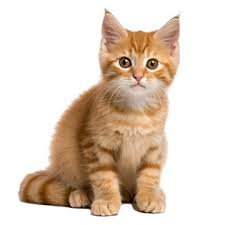
#> input picture images/imageb.png, 225 x 225 px
$ python image_gradient.py
#> lines starting #> are read from the running program, lines starting #| are printed output that depends on the picture; after the words box and inside, x2 and y2 are one past the last pixel; in counts of white or black regions, pixels touching at a corner belong together
import cv2
import numpy as np


def make_gaussian(size, sigma):
    half = int(size) // 2
    gaussian = np.zeros((size, size))
    for i in range(size):
        for j in range(size):
            x = i - half
            y = j - half
            gaussian[i, j] = np.exp(-(x**2 + y**2) / (2 * sigma**2)) / (2 * np.pi * sigma**2)
    return gaussian

def to_gray(img):
    gray = np.zeros((img.shape[0], img.shape[1]), np.uint8)
    for i in range(img.shape[0]):
        for j in range(img.shape[1]):
            gray[i, j] = min(max(0.2989 * img[i, j, 0] + 0.5870 * img[i, j, 1] + 0.1140 * img[i, j, 2], 0), 255)
    return gray

def blur_gaussian(img, size=5, sigma=1):
    gray = to_gray(img)
    kernel = make_gaussian(size, sigma)
    return cv2.filter2D(gray, -1, kernel)

def x_filter(size):
    f = np.zeros(size)
    f[size[0]//2, 0] = -1
    f[size[0]//2, -1] = 1
    return f

def y_filter(size):
    f = np.zeros(size)
    f[0, size[1]//2] = -1
    f[-1, size[1]//2] = 1
    return f

def pad_img(img):
    return np.pad(img, ((1,1),(1,1)), 'constant')

def convolve(img, kernel):
    h, w = img.shape[0] - kernel.shape[0] + 1, img.shape[1] - kernel.shape[1] + 1
    result = np.zeros((h, w))
    for i in range(h):
        for j in range(w):
            result[i, j] = np.sum(img[i:i+kernel.shape[0], j:j+kernel.shape[1]] * kernel)
    return result

def process_image(filename):
#> called with filename = 'images/imageb.png'
    img = cv2.imread(filename)
#> img is the input picture: shape (225, 225, 3); mean B, G, R 194.6, 209, 224.8
    blurred = blur_gaussian(img)
#> after the loop in to_gray, `for i in range(img.shape[0]):`:
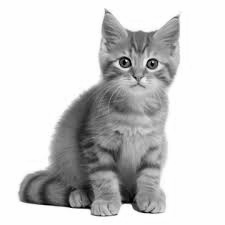
#> gray: shape (225, 225); min 1, max 254, mean 205.7
    gray = to_gray(img)

    Ix = convolve(pad_img(gray), x_filter((3,3)))
#> in pad_img, `return np.pad(img, ((1,1),(1,1)), 'constant')`:
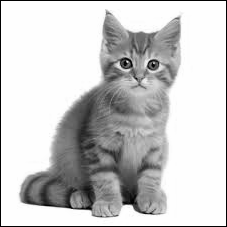
#> returned value: shape (227, 227); min 0, max 254, mean 202.1
#> in x_filter, `f = np.zeros(size)`: f = [[0, 0, 0], [0, 0, 0], [0, 0, 0]]
#> in convolve, `h, w = img.shape[0] - kernel.shape[0] + 1, img.shape[1] - kernel.shape..`: h = 225
#> after the loop in convolve, `for i in range(h):`:
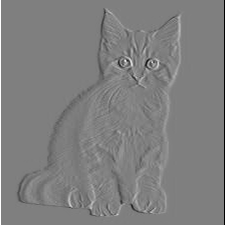
#> result: shape (225, 225) float64; min -254, max 254, mean 0; drawn with min black and max white
    Iy = convolve(pad_img(gray), y_filter((3,3)))
#> in y_filter, `f = np.zeros(size)`: f = [[0, 0, 0], [0, 0, 0], [0, 0, 0]]
#> after the loop in convolve (call 2), `for i in range(h):`:
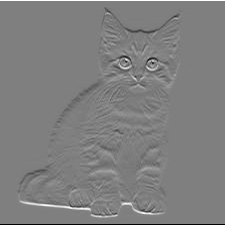
#> result: shape (225, 225) float64; min -254, max 254, mean 0; drawn with min black and max white

    magnitude = np.sqrt(Ix**2 + Iy**2)
    magnitude[magnitude <= 66] = 0
    phase = np.arctan2(Iy, Ix)
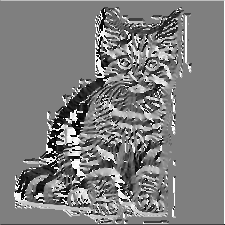
#> phase: shape (225, 225) float64; min -3.13, max 3.14, mean -0.0117; drawn with min black and max white
    phase_deg = np.degrees(phase)
    phase_deg[phase_deg <= 10] = 0

    cv2.imshow('Original', img)
    cv2.imshow('Gray', gray)
    cv2.imwrite('images/gray.png', gray)
    cv2.imshow('Blurred', blurred)
    cv2.imwrite('images/blurred.png', blurred)
    # [4 lines of commented-out code are left out]
    cv2.imshow('Magnitude', magnitude)
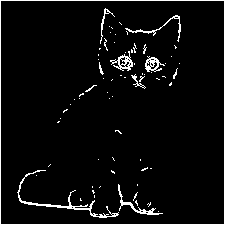
#> window 'Magnitude': shape (225, 225); 4.7% white in thin lines or dots
    cv2.imwrite('images/magnitude.png', magnitude)
    cv2.imshow('Phase', phase_deg)
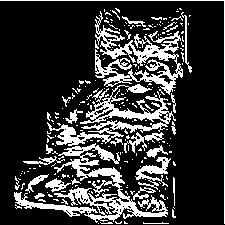
#> window 'Phase': shape (225, 225); 21.4% white; 229 white regions (198 under 20 px), largest, box (x1, y1, x2, y2) and area: (14, 143, 168, 223) 2920, (95, 11, 183, 95) 2337, (80, 84, 176, 133) 1565
    cv2.imwrite('images/phase.png', phase_deg)
    cv2.waitKey(0)
    cv2.destroyAllWindows()

process_image('images/imageb.png')
